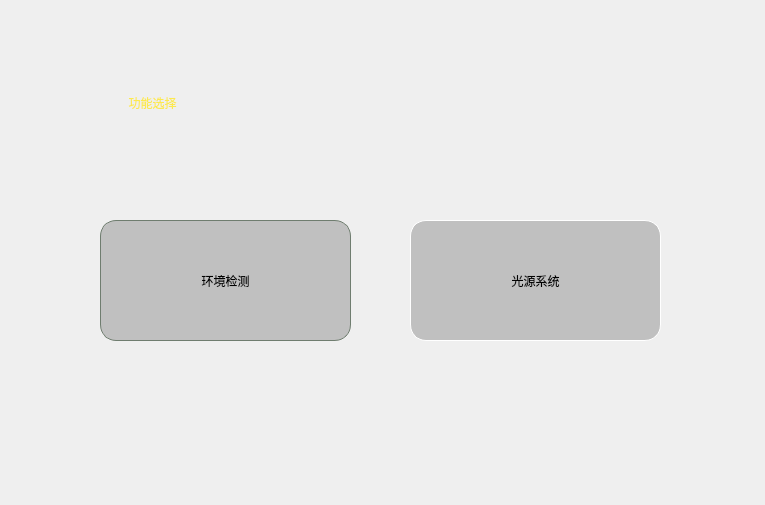
<?xml version="1.0" encoding="UTF-8"?>
<ui version="4.0">
 <class>connnected</class>
 <widget class="QWidget" name="connnected">
  <property name="geometry">
   <rect>
    <x>0</x>
    <y>0</y>
    <width>765</width>
    <height>505</height>
   </rect>
  </property>
  <property name="windowTitle">
   <string>Form</string>
  </property>
  <property name="styleSheet">
   <string notr="true"/>
  </property>
  <widget class="QPushButton" name="pushButton">
   <property name="geometry">
    <rect>
     <x>410</x>
     <y>220</y>
     <width>251</width>
     <height>121</height>
    </rect>
   </property>
   <property name="cursor">
    <cursorShape>OpenHandCursor</cursorShape>
   </property>
   <property name="styleSheet">
    <string notr="true">border:1px solid rgb(255, 255, 255);
font: 16pt &quot;Ubuntu&quot;;
background: rgb(0,0,0,50);
border-radius: 16px;</string>
   </property>
   <property name="text">
    <string>光源系统</string>
   </property>
   <property name="flat">
    <bool>false</bool>
   </property>
  </widget>
  <widget class="QPushButton" name="pushButton_2">
   <property name="geometry">
    <rect>
     <x>100</x>
     <y>220</y>
     <width>251</width>
     <height>121</height>
    </rect>
   </property>
   <property name="cursor">
    <cursorShape>OpenHandCursor</cursorShape>
   </property>
   <property name="styleSheet">
    <string notr="true">border:1px solid rgb(111, 125, 111);
font: 16pt &quot;Ubuntu&quot;;
background: rgb(0,0,0,50);
border-radius: 16px;</string>
   </property>
   <property name="text">
    <string>环境检测</string>
   </property>
   <property name="flat">
    <bool>false</bool>
   </property>
  </widget>
  <widget class="QLabel" name="label">
   <property name="geometry">
    <rect>
     <x>0</x>
     <y>0</y>
     <width>765</width>
     <height>505</height>
    </rect>
   </property>
   <property name="styleSheet">
    <string notr="true">border-image: url(:/new/prefix1/impa/1714960453785.jpg);</string>
   </property>
   <property name="text">
    <string/>
   </property>
  </widget>
  <widget class="QLineEdit" name="lineEdit">
   <property name="geometry">
    <rect>
     <x>90</x>
     <y>30</y>
     <width>441</width>
     <height>151</height>
    </rect>
   </property>
   <property name="cursor">
    <cursorShape>ArrowCursor</cursorShape>
   </property>
   <property name="styleSheet">
    <string notr="true">font: 55pt &quot;Ubuntu&quot;;
color: rgb(252, 233, 79);
background: rgb(0,0,0,0);
border-radius: 16px;
</string>
   </property>
   <property name="text">
    <string>           功能选择</string>
   </property>
   <property name="readOnly">
    <bool>true</bool>
   </property>
  </widget>
  <zorder>label</zorder>
  <zorder>lineEdit</zorder>
  <zorder>pushButton</zorder>
  <zorder>pushButton_2</zorder>
 </widget>
 <resources/>
 <connections/>
</ui>
